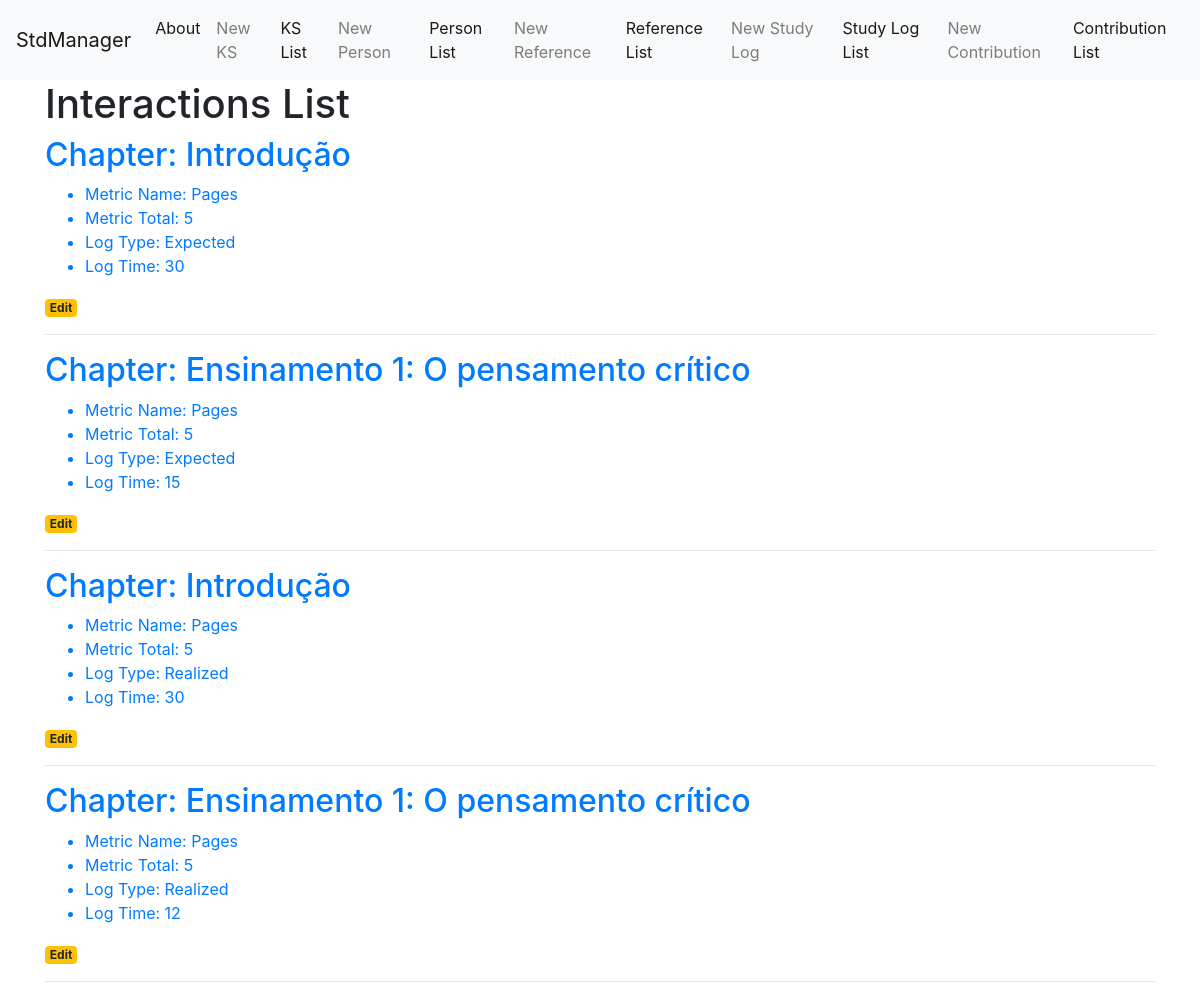
Page /interaction-list on the earlier database version.
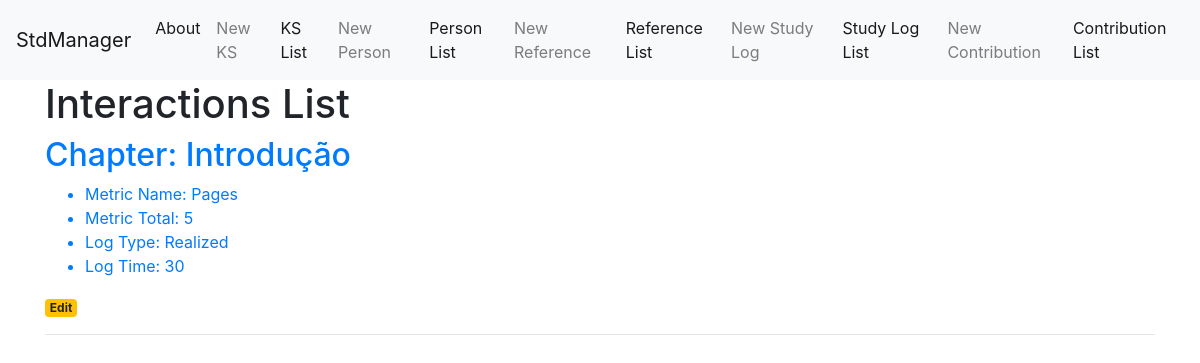
Same page on the later database version.
### tables this page shows
CREATE TABLE interaction (
	interaction_id INTEGER PRIMARY KEY AUTOINCREMENT,
	interaction_created_at TIMESTAMP NOT NULL DEFAULT CURRENT_TIMESTAMP,
	interaction_type_of_study TEXT NOT NULL,
	ks_type TEXT NOT NULL,
	ks_id INTEGER NOT NULL,
	ks_partition_type TEXT NOT NULL,
	ks_partition_name TEXT NOT NULL,
	ks_partition_number TEXT NOT NULL,
	interaction_date TIMESTAMP NOT NULL,
	ks_partition_metric TEXT NOT NULL,
	ks_partition_start TEXT NOT NULL,
	ks_partition_finish TEXT NOT NULL,
	ks_partition_total INTEGER NOT NULL,
	ks_total INTEGER NOT NULL,
	ks_partition_percentage NUMBER NOT NULL,
	interaction_log_type TEXT NOT NULL,
	interaction_log_time_min INTEGER NOT NULL
);

### app.py (the view)
@app.route('/interaction-list')
def interaction_list():
    conn = get_db_connection()
    interaction = conn.execute('SELECT * FROM interaction').fetchall()
    conn.close()
    return render_template('interaction_list.html', interaction=interaction)

### app.py (called while the page is built)
def get_db_connection():
    conn = sqlite3.connect('database.db')
    conn.row_factory = sqlite3.Row
    return conn

### templates/interaction_list.html
{% extends 'base.html' %}
{% block content %}
    <h1>{% block title %} Interactions List {% endblock %}</h1>
    {% for item in interaction %}
        <a href="#">
            <h2>{{ item['ks_partition_type'] }}: {{ item['ks_partition_name'] }}</h2>
            <ul>
                <li>Metric Name: {{ item['ks_partition_metric'] }}</li>
                <li>Metric Total: {{ item['ks_partition_total'] }}</li>
                <li>Log Type: {{ item['interaction_log_type'] }}</li>
                <li>Log Time: {{ item['interaction_log_time_min'] }}</li>
            </ul>
        </a>
        <a href="{{ url_for('interaction_edit', interaction_id=item['interaction_id']) }}">
            <span class="badge badge-warning">Edit</span>
        </a>
        <hr>
    {% endfor %}
{% endblock %}

Differences in the rows shown:
removed interaction: ks_partition_type "Chapter", ks_partition_name "Introdução", ks_partition_metric "Pages", ks_partition_total "5", interaction_log_type "Expected", interaction_log_time_min "30"
removed interaction: ks_partition_type "Chapter", ks_partition_name "Ensinamento 1: O pensamento crítico", ks_partition_metric "Pages", ks_partition_total "5", interaction_log_type "Expected", interaction_log_time_min "15"
removed interaction: ks_partition_type "Chapter", ks_partition_name "Ensinamento 1: O pensamento crítico", ks_partition_metric "Pages", ks_partition_total "5", interaction_log_type "Realized", interaction_log_time_min "12"
